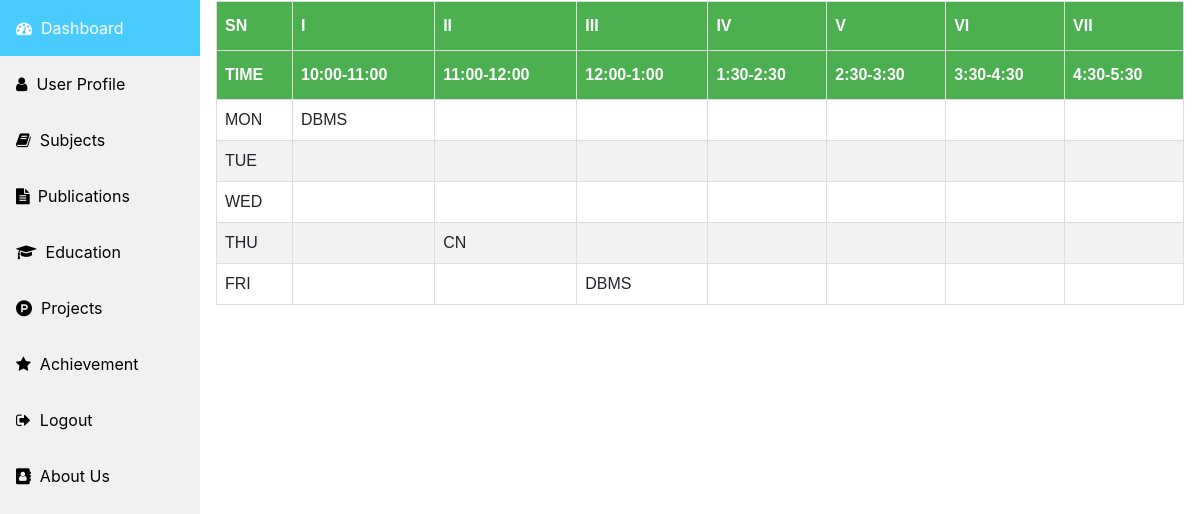
/schedule/ (signed in), run on the app's committed database.
### fam/models.py (models this page shows, shortened)
class Schedule(models.Model):
    user = models.ForeignKey(User, on_delete=models.CASCADE, related_name='schedule')
    subject = models.CharField(max_length=100)
    time = models.CharField(max_length=5)
    day = models.CharField(max_length=10)

### fam/views.py (the view)
# urls.py: path('schedule/', views.schedules, name='schedules'),
def schedules(request):
    context ={}
    context['user'] = request.user
    context['faculty'] = faculty.objects.all()
    context['schedule'] = Schedule.objects.all()
    if request.user.is_authenticated:
        return render(request, 'fam/schedules.html',context)
    else:
        return render(request, 'fam/index.html')

### fam/templates/fam/schedules.html (shortened to what this page needs)
{% extends 'fam/base.html' %}
{% block content %}
<table id="customers">
       <tr>
         <th>SN</th>
         <th>I</th>
         <th>II</th>
         <th>III</th>
         <th>IV</th>
         <th>V</th>
         <th>VI</th>
         <th>VII</th>
       </tr>
       <tr>
              <th>TIME</th>
              <th>10:00-11:00</th>
              <th>11:00-12:00</th>
              <th>12:00-1:00</th>
              <th>1:30-2:30</th>
              <th>2:30-3:30</th>
              <th>3:30-4:30</th>
              <th>4:30-5:30</th>
            </tr>
       <tr>
         <td>MON</td>
         <td>{% for u in schedule %}
              {% if u.day == 'mon' and u.time == '1' and u.user.username == user.username%}
              {{u.subject}}
              {% endif %}
              {% endfor %}
              </td>
       <td>
              </td>
       <td>
              </td>
       <td>
              </td>
       <td>
              </td>
       <td>
              </td>
       <td>
              </td>
       </tr>
       <tr>
              <td>TUE</td>
              <td>
                   </td>
            <td>
                   </td>
            <td>
                   </td>
            <td>
                   </td>
            <td>
                   </td>
            <td>
                   </td>
            <td>
                   </td>
            </tr>
            <tr>
              <td>WED</td>
              <td>
                   </td>
            <td>
                   </td>
            <td>
                   </td>
            <td>
                   </td>
            <td>
                   </td>
            <td>
                   </td>
            <td>
                   </td>
            </tr>
            <tr>
              <td>THU</td>
              <td>
                   </td>
            <td>{% for u in schedule %}
                   {% if u.day == 'thu' and u.time == '2' and u.user.username == user.username%}
                   {{u.subject}}
                   {% endif %}
                   {% endfor %}
                   </td>
            <td>
                   </td>
            <td>
                   </td>
            <td>
                   </td>
            <td>
                   </td>
            <td>
                   </td>
            </tr>
            <tr>
              <td>FRI</td>
              <td>
                   </td>
            <td>
                   </td>
            <td>{% for u in schedule %}
                   {% if u.day == 'fri' and u.time == '3' and u.user.username == user.username%}
                   {{u.subject}}
                   {% endif %}
                   {% endfor %}
                   </td>
            <td>
                   </td>
            <td>
                   </td>
            <td>
                   </td>
            <td>
                   </td>
            </tr>
     </table>
{% endblock %}

### fam/templates/fam/schedules.html (style rules this page uses)
#customers { font-family: Arial, Helvetica, sans-serif; border-collapse: collapse; width: 100%; }
#customers td, #customers th { border: 1px solid #ddd; padding: 8px; }
#customers tr:nth-child(even) { background-color: #f2f2f2; }
#customers th { padding-top: 12px; padding-bottom: 12px; text-align: left; background-color: #4CAF50; color: white; }

### data on the page
Schedule: subject "DBMS"
Schedule: subject "CN"
Schedule: subject "DBMS"
